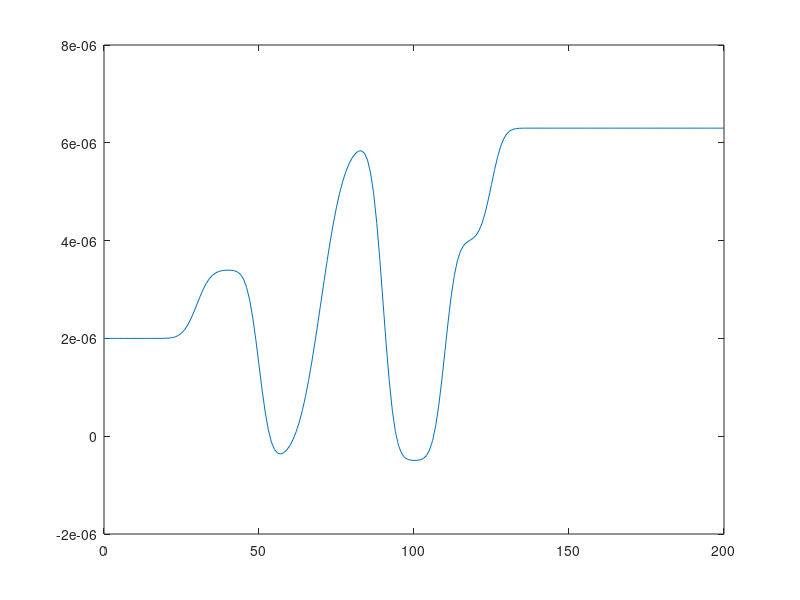

Recreate this plot in MATLAB.
%% Stack version

z = 0:200;
bulkIn = 2;
bulkOut = 6.3;
subRough = 3.5;

layers = [20,  3.4,  3;
          20,  -0.5, 6;
          20,   6,   3;
          20,  -0.5, 3;
          15,   4,   3];

% Arrange the roughnes' in the solid/liquid way....
allRoughs = layers(:,3);
allRoughs = [subRough ; allRoughs(1:end-1)];
outLayer  = [0 bulkOut allRoughs(end)];
layers(:,3) = allRoughs(:);
stack = [layers; outLayer];

nLayers = size(stack,1);
allFuncs = zeros(length(z),nLayers);
alpha = zeros(nLayers,1);

lastLayer = bulkIn;
thisPos = 30;

for i = 1:nLayers
    
    thisRough = stack(i,3);
    nextLayer = stack(i,2);
    diff = nextLayer - lastLayer;

    thisFun = normcdf(z,thisPos,thisRough);
    if diff < 1
        thisFun = -thisFun + 1;
    end

    allFuncs(:,i) = thisFun(:);
    alpha(i) = abs(diff);
    thisPos = stack(i,1) + thisPos;
    lastLayer = nextLayer;
end

allFuncs = allFuncs .* alpha';
total = sum(allFuncs,2); %/sum(alpha);

% Find the correction....
actualSldSub = total(1);
difference = actualSldSub - bulkIn;
total = total - difference;
total = total * 1e-6;

figure(3); clf
plot(z,total);
